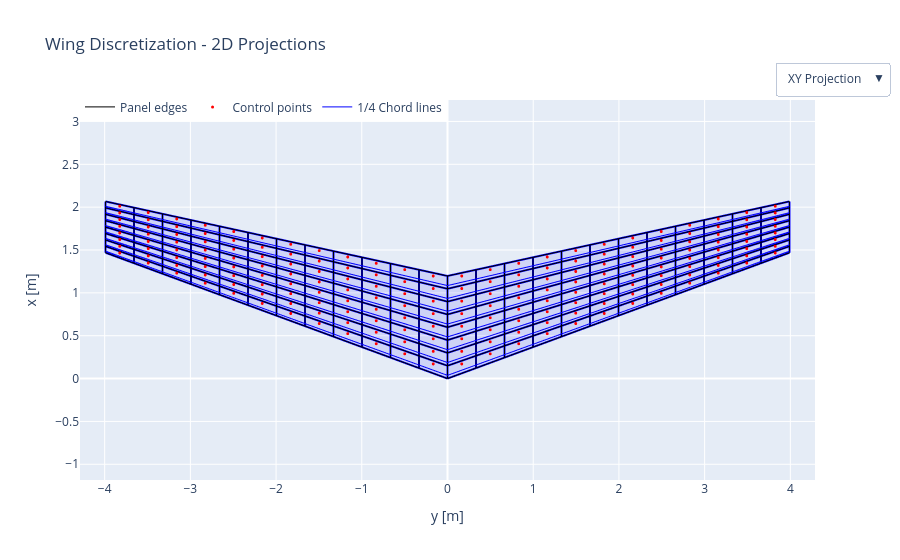

Notebook code for this chart:
### Code cell
fig_panels = go.Figure()
fig_panels = plot_wing_discretization_2d(fig_panels, vlm.panel_data)
fig_panels.show()

### Figure 1 — Plotly figure (JSON) as saved in the notebook; plotly's stock layout.template omitted (floating-point values rounded to 4 significant figures; data arrays with more than 128 entries replaced by an {"elided": "..."} marker saying what was removed)
{"data": [{"fill": "toself", "fillcolor": "rgba(0,0,255,0.1)", "line": {"color": "blue"}, "mode": "lines", "name": "Panel fill", "showlegend": false, "type": "scattergl", "visible": true, "x": {"elided": "1152 float values"}, "y": {"elided": "1152 float values"}}, {"line": {"color": "black", "width": 1}, "mode": "lines", "name": "Panel edges", "type": "scattergl", "visible": true, "x": {"elided": "1152 float values"}, "y": {"elided": "1152 float values"}}, {"marker": {"color": "red", "size": 3}, "mode": "markers", "name": "Control points", "type": "scattergl", "visible": true, "x": {"elided": "192 float values"}, "y": {"elided": "192 float values"}}, {"line": {"color": "blue", "width": 1}, "mode": "lines", "name": "1/4 Chord lines", "type": "scattergl", "visible": true, "x": {"elided": "576 float values"}, "y": {"elided": "576 float values"}}, {"fill": "toself", "fillcolor": "rgba(0,0,255,0.1)", "line": {"color": "blue"}, "mode": "lines", "name": "Panel fill", "showlegend": false, "type": "scattergl", "visible": false, "x": {"elided": "1152 float values"}, "y": {"elided": "1152 float values"}}, {"line": {"color": "black", "width": 1}, "mode": "lines", "name": "Panel edges", "type": "scattergl", "visible": false, "x": {"elided": "1152 float values"}, "y": {"elided": "1152 float values"}}, {"marker": {"color": "red", "size": 3}, "mode": "markers", "name": "Control points", "type": "scattergl", "visible": false, "x": {"elided": "192 float values"}, "y": {"elided": "192 float values"}}, {"line": {"color": "blue", "width": 1}, "mode": "lines", "name": "1/4 Chord lines", "type": "scattergl", "visible": false, "x": {"elided": "576 float values"}, "y": {"elided": "576 float values"}}, {"fill": "toself", "fillcolor": "rgba(0,0,255,0.1)", "line": {"color": "blue"}, "mode": "lines", "name": "Panel fill", "showlegend": false, "type": "scattergl", "visible": false, "x": {"elided": "1152 float values"}, "y": {"elided": "1152 float values"}}, {"line": {"color": "black", "width": 1}, "mode": "lines", "name": "Panel edges", "type": "scattergl", "visible": false, "x": {"elided": "1152 float values"}, "y": {"elided": "1152 float values"}}, {"marker": {"color": "red", "size": 3}, "mode": "markers", "name": "Control points", "type": "scattergl", "visible": false, "x": {"elided": "192 float values"}, "y": {"elided": "192 float values"}}, {"line": {"color": "blue", "width": 1}, "mode": "lines", "name": "1/4 Chord lines", "type": "scattergl", "visible": false, "x": {"elided": "576 float values"}, "y": {"elided": "576 float values"}}], "layout": {"legend": {"orientation": "h", "x": 0, "y": 1.02}, "showlegend": true, "title": {"text": "Wing Discretization - 2D Projections"}, "updatemenus": [{"buttons": [{"args": [{"visible": [true, true, true, true, false, false, false, false, false, false, false, false]}, {"xaxis.title": "y [m]", "yaxis.title": "x [m]"}], "label": "XY Projection", "method": "update"}, {"args": [{"visible": [false, false, false, false, true, true, true, true, false, false, false, false]}, {"xaxis.title": "y [m]", "yaxis.title": "z [m]"}], "label": "XZ Projection", "method": "update"}, {"args": [{"visible": [false, false, false, false, false, false, false, false, true, true, true, true]}, {"xaxis.title": "x [m]", "yaxis.title": "z [m]"}], "label": "YZ Projection", "method": "update"}], "direction": "down", "showactive": true, "x": 1.1, "xanchor": "right", "y": 1.1, "yanchor": "top"}], "xaxis": {"title": {"text": "y [m]"}}, "yaxis": {"scaleanchor": "x", "scaleratio": 1, "title": {"text": "x [m]"}}}}
